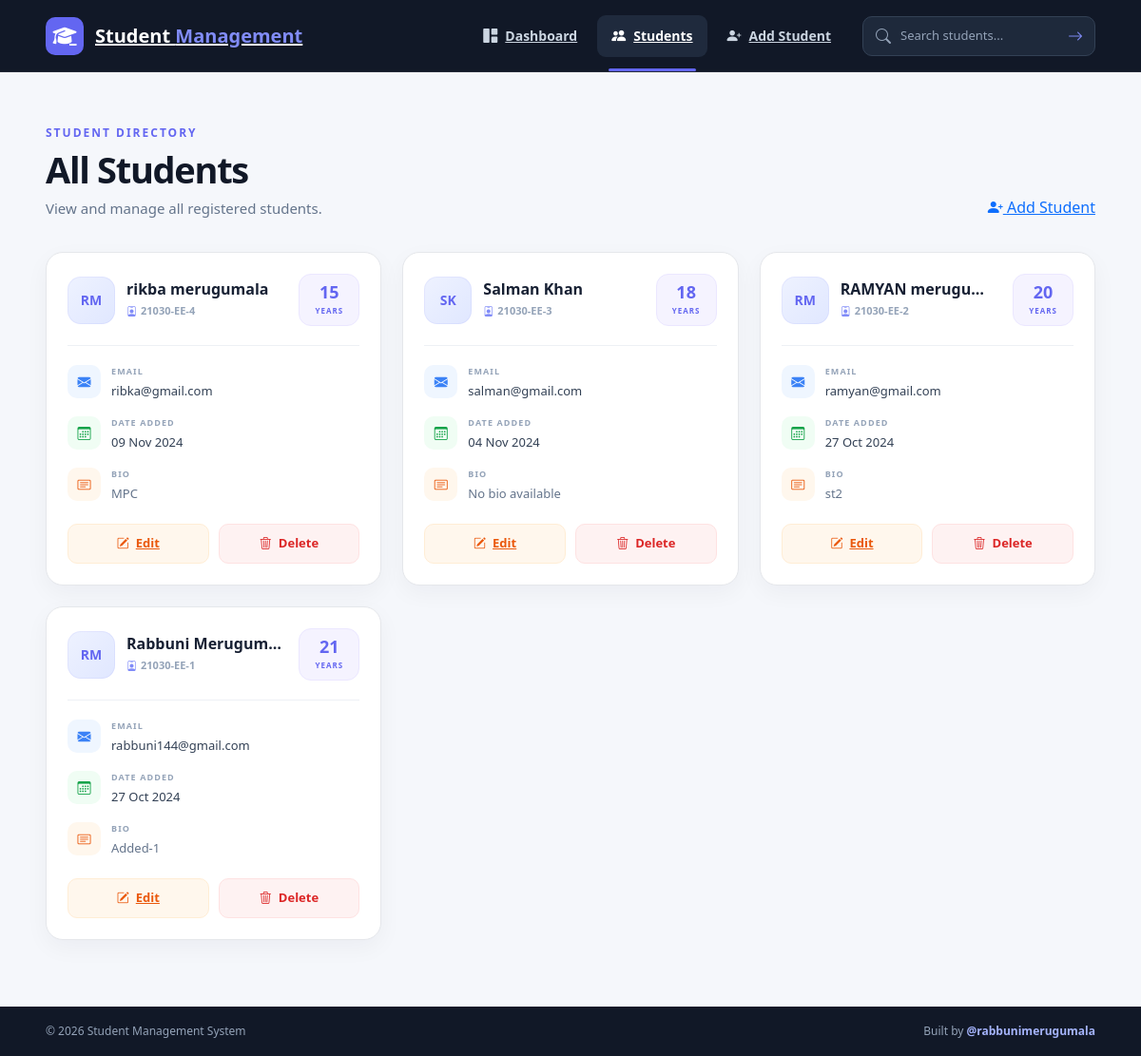
The app's page /students, older data.
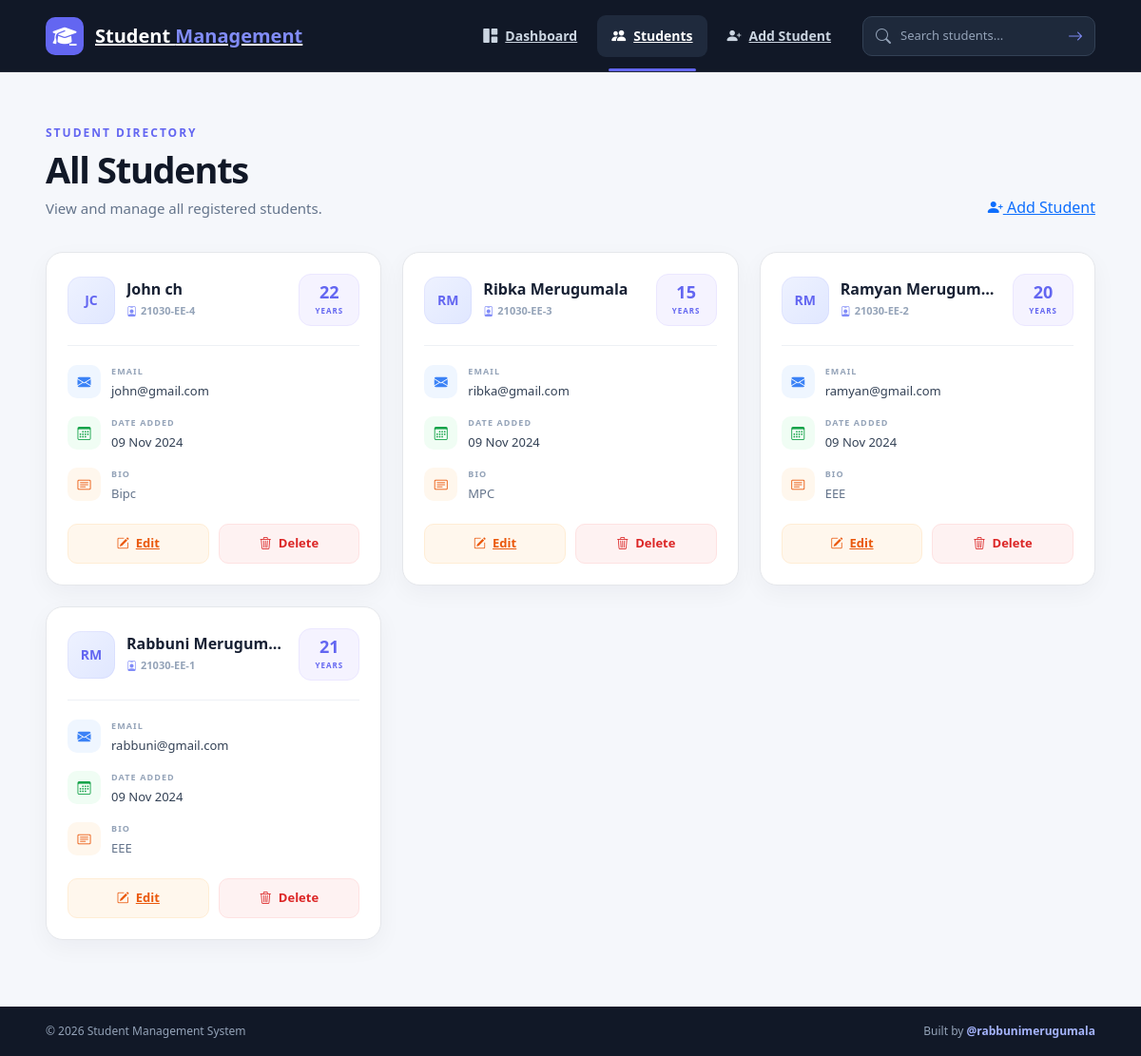
The same page, newer data.
### main.py (models this page shows)
class Student(db.Model):
    id = db.Column(db.Integer, primary_key=True)
    first_name = db.Column(db.String(100), nullable=False)
    last_name = db.Column(db.String(100), nullable=False)
    email = db.Column(db.String(80), unique=True, nullable=False)
    age = db.Column(db.Integer)
    created_at = db.Column(db.DateTime(timezone=True), server_default=func.now())
    bio = db.Column(db.Text)

### main.py (the view)
@app.get("/students")
def students():
    data = Student.query.order_by(Student.id.desc()).all()
    return render_template("students.html", students=data)

### templates/students.html (shortened to what this page needs)
{% extends "base.html" %}
{% block content %}
<div class="students-page">
    <div class="students-container">
        <div class="students-header">
            <div>
                <span class="page-eyebrow">STUDENT DIRECTORY</span>
                <h1>All Students</h1>
                <p>
                    View and manage all registered students.
                </p>
            </div>
            <a href="{{ url_for('add_student') }}" class="add-student-btn">
                <i class="bi bi-person-plus-fill"></i>
                Add Student
            </a>
        </div>
        {% if students %}
        <div class="students-grid">
            {% for student in students %}
            <article class="student-card">
                <div class="student-card-header">
                    <div class="student-profile">
                        <div class="student-avatar">
                            {{ student.first_name[0]|upper }}{{ student.last_name[0]|upper }}
                        </div>
                        <div class="student-profile-info">
                            <h2>
                                {{ student.first_name }} {{ student.last_name }}
                            </h2>
                            <span class="student-id">
                                <i class="bi bi-person-badge"></i>
                                21030-EE-{{ student.id }}
                            </span>
                        </div>
                    </div>
                    <div class="student-age">
                        <strong>{{ student.age }}</strong>
                        <span>YEARS</span>
                    </div>
                </div>
                <div class="student-divider"></div>
                <div class="student-info">
                    <div class="student-info-row">
                        <div class="info-icon email-icon">
                            <i class="bi bi-envelope-fill"></i>
                        </div>
                        <div class="info-content">
                            <span class="info-label">
                                EMAIL
                            </span>
                            <p>
                                {{ student.email }}
                            </p>
                        </div>
                    </div>
                    <div class="student-info-row">
                        <div class="info-icon date-icon">
                            <i class="bi bi-calendar3"></i>
                        </div>
                        <div class="info-content">
                            <span class="info-label">
                                DATE ADDED
                            </span>
                            <p>
                                {{ student.created_at.strftime('%d %b %Y') if student.created_at else 'Unknown' }}
                            </p>
                        </div>
                    </div>
                    <div class="student-info-row">
                        <div class="info-icon bio-icon">
                            <i class="bi bi-card-text"></i>
                        </div>
                        <div class="info-content">
                            <span class="info-label">
                                BIO
                            </span>
                            <p class="student-bio">
                                {{ student.bio or "No bio available" }}
                            </p>
                        </div>
                    </div>
                </div>
                <div class="student-card-actions">
                    <a
                        href="{{ url_for('edit_student', student_id=student.id) }}"
                        class="card-action edit-action"
                    >
                        <i class="bi bi-pencil-square"></i>
                        Edit
                    </a>
                    <form
                        method="post"
                        action="{{ url_for('delete_student', student_id=student.id) }}"
                    >
                        <button
                            type="submit"
                            class="card-action delete-action"
                            onclick="return confirm('Delete this student?');"
                        >
                            <i class="bi bi-trash3"></i>
                            Delete
                        </button>
                    </form>
                </div>
            </article>
            {% endfor %}
        </div>
        {% endif %}
    </div>
</div>
{% endblock %}

### templates/base.html (shortened to what this page needs)
<!doctype html>
<html lang="en">
<head>
    <link rel="stylesheet"
          href="{{ url_for('static', filename='styles/style.css') }}">
    <link rel="stylesheet"
          href="https://cdn.jsdelivr.net/npm/bootstrap@5.3.3/dist/css/bootstrap.min.css">
    <link rel="stylesheet"
          href="https://cdn.jsdelivr.net/npm/bootstrap-icons@1.11.3/font/bootstrap-icons.min.css">
    <link rel="stylesheet"
          href="https://cdnjs.cloudflare.com/ajax/libs/font-awesome/6.6.0/css/all.min.css"
>
</head>
<body>
<header class="site-header">
    <nav class="main-navbar">
        <div class="navbar-container">
            <a href="{{ url_for('index') }}" class="brand">
                <span class="brand-icon">
                    <i class="fa-solid fa-graduation-cap"></i>
                </span>
                <span>
                    Student
                    <span class="brand-accent">Management</span>
                </span>
            </a>
            <div class="navigation">
                <a href="{{ url_for('index') }}"
                   class="nav-item {{ 'active' if request.path == '/' else '' }}">
                    <i class="bi bi-grid-1x2-fill"></i>
                    <span>Dashboard</span>
                </a>
                <a href="{{ url_for('students') }}"
                   class="nav-item {{ 'active' if request.path == '/students' else '' }}">
                    <i class="bi bi-people-fill"></i>
                    <span>Students</span>
                </a>
                <a href="{{ url_for('add_student') }}"
                   class="nav-item {{ 'active' if request.path == '/add_student/' else '' }}">
                    <i class="bi bi-person-plus-fill"></i>
                    <span>Add Student</span>
                </a>
                <form method="post"
                      action="{{ url_for('search_student') }}"
                      class="navbar-search">
                    <i class="bi bi-search"></i>
                    <input
                        type="search"
                        name="query"
                        placeholder="Search students..."
                        aria-label="Search students">
                    <button type="submit">
                        <i class="bi bi-arrow-right"></i>
                    </button>
                </form>
            </div>
        </div>
    </nav>
</header>
<main>
    {% block content %}{% endblock %}
</main>
<footer class="site-footer">
    <div class="footer-content">
        <span>
            © 2026 Student Management System
        </span>
        <span class="footer-author">
            Built by <strong>@rabbunimerugumala</strong>
        </span>
    </div>
</footer>
</body>
</html>

Row changes from the older to the newer data that the page shows:
changed Student id 4: first_name "R" → "J"; last_name "M" → "C"; first_name "rikba" → "John"; last_name "merugumala" → "ch"; age "15" → "22"; email "ribka@gmail.com" → "john@gmail.com"; bio "MPC" → "Bipc"
changed Student id 3: first_name "S" → "R"; last_name "K" → "M"; first_name "Salman" → "Ribka"; last_name "Khan" → "Merugumala"; age "18" → "15"; email "salman@gmail.com" → "ribka@gmail.com"; created_at "04 Nov 2024" → "09 Nov 2024"; bio "No bio available" → "MPC"
changed Student "ramyan@gmail.com": first_name "RAMYAN" → "Ramyan"; last_name "merugu…" → "Merugum…"; created_at "27 Oct 2024" → "09 Nov 2024"; bio "st2" → "EEE"
changed Student "Rabbuni": email "rabbuni144@gmail.com" → "rabbuni@gmail.com"; created_at "27 Oct 2024" → "09 Nov 2024"; bio "Added-1" → "EEE"
